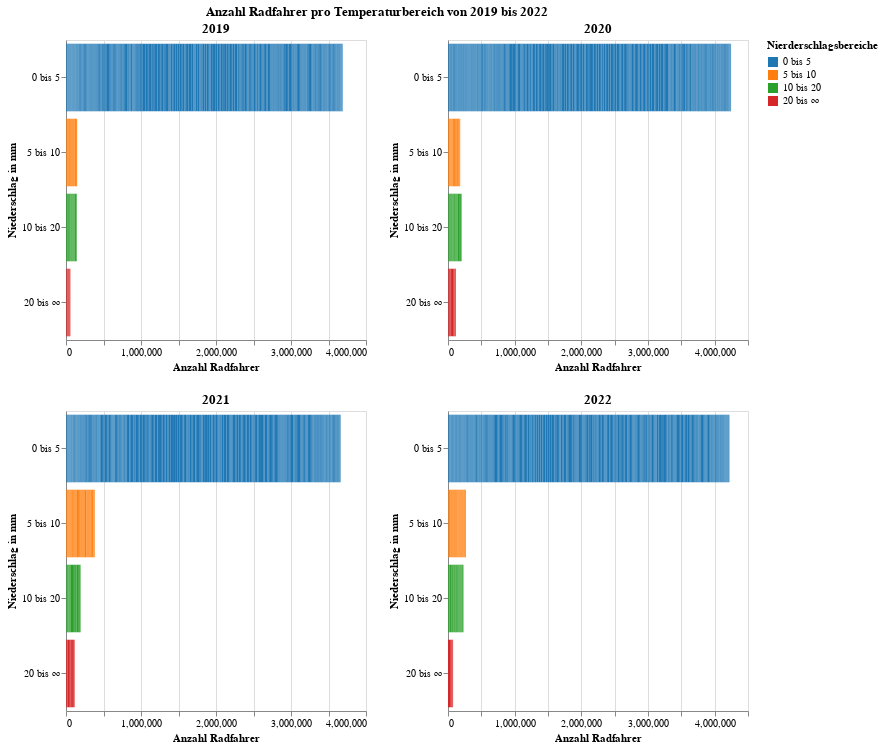

The code cell stored with this chart in its notebook:
### Code cell
def create_charts(file_paths):
    # Daten für alle Jahre kombinieren
    data = df_summed

    # Konvertiere 'niederschlag' zu numerischem Datentyp
    data['niederschlag'] = pd.to_numeric(data['niederschlag'], errors='coerce')

    # Bins für die Temperatur erstellen
    temperature_bins = [0, 5, 10, 20, float('inf')]
    temperature_labels = ['0 bis 5', '5 bis 10', '10 bis 20', '20 bis ∞']

    # Daten in Bins einteilen
    data['Niederschlag Bin'] = pd.cut(data['niederschlag'], bins=temperature_bins, labels=temperature_labels, right=False)

    # Konvertiere 'datum' zu einem Datetime-Wert
    data['datum'] = pd.to_datetime(data['datum'], errors='coerce')

    # Erstelle Diagramme für jedes Jahr
    charts = []

    for year in [2019, 2020, 2021, 2022]:  # Ändere die Jahre entsprechend deiner Daten
        year_data = data[data['datum'].dt.year == year]
        chart = alt.Chart(year_data).mark_bar().encode(
            alt.Y('Niederschlag Bin:N', title='Niederschlag in mm', sort=temperature_labels),
            alt.X('gesamt:Q', title='Anzahl Radfahrer'),
            color=alt.Color('Niederschlag Bin:N', legend=alt.Legend(title='Nierderschlagsbereiche'), sort=temperature_labels).scale(scheme="category10"),
            tooltip=['Niederschlag Bin:N', 'gesamt:Q']
        ).properties(
            title=f'{year}',
            width=300,  # Reduziere die Breite der Diagramme, um Platz für beide zu schaffen
            height=300
        )

        charts.append(chart)

    # Diagramme nebeneinander anzeigen
    combined_chart = alt.vconcat(
        alt.hconcat(charts[0], charts[1],
            title=alt.TitleParams(
            text='Anzahl Radfahrer pro Temperaturbereich von 2019 bis 2022',
            align='center',
            anchor='middle'
            ),       
                   ),
        alt.hconcat(charts[2], charts[3])
    ).resolve_scale(x='independent')

    return combined_chart

chart = create_charts(file_paths)

chart

### Figure 1 — Vega specification as saved in the notebook (floating-point values rounded to 4 significant figures; data arrays with more than 128 entries replaced by an {"elided": "..."} marker saying what was removed)
{"$schema": "https://vega.github.io/schema/vega/v5.json", "data": [{"name": "source_0"}, {"name": "data_0", "values": {"elided": "365 records"}}, {"name": "source_1"}, {"name": "data_1", "values": {"elided": "366 records"}}, {"name": "source_2"}, {"name": "data_2", "values": {"elided": "365 records"}}, {"name": "source_3"}, {"name": "data_3", "values": {"elided": "365 records"}}, {"name": "source_0_color_domain_Niederschlag Bin_0", "values": [{"Niederschlag Bin": "0 bis 5", "sort_field": 0.0}, {"Niederschlag Bin": "5 bis 10", "sort_field": 1.0}, {"Niederschlag Bin": "20 bis ∞", "sort_field": 3.0}, {"Niederschlag Bin": "10 bis 20", "sort_field": 2.0}]}, {"name": "source_1_color_domain_Niederschlag Bin_1", "values": [{"Niederschlag Bin": "0 bis 5", "sort_field": 0.0}, {"Niederschlag Bin": "10 bis 20", "sort_field": 2.0}, {"Niederschlag Bin": "20 bis ∞", "sort_field": 3.0}, {"Niederschlag Bin": "5 bis 10", "sort_field": 1.0}]}, {"name": "source_2_color_domain_Niederschlag Bin_2", "values": [{"Niederschlag Bin": "0 bis 5", "sort_field": 0.0}, {"Niederschlag Bin": "10 bis 20", "sort_field": 2.0}, {"Niederschlag Bin": "5 bis 10", "sort_field": 1.0}, {"Niederschlag Bin": "20 bis ∞", "sort_field": 3.0}]}, {"name": "source_3_color_domain_Niederschlag Bin_3", "values": [{"Niederschlag Bin": "0 bis 5", "sort_field": 0.0}, {"Niederschlag Bin": "10 bis 20", "sort_field": 2.0}, {"Niederschlag Bin": "5 bis 10", "sort_field": 1.0}, {"Niederschlag Bin": "20 bis ∞", "sort_field": 3.0}]}, {"name": "source_0_concat_0_concat_0_y_domain_Niederschlag Bin", "values": [{"Niederschlag Bin": "0 bis 5", "sort_field": 0.0}, {"Niederschlag Bin": "5 bis 10", "sort_field": 1.0}, {"Niederschlag Bin": "20 bis ∞", "sort_field": 3.0}, {"Niederschlag Bin": "10 bis 20", "sort_field": 2.0}]}, {"name": "source_1_concat_0_concat_1_y_domain_Niederschlag Bin", "values": [{"Niederschlag Bin": "0 bis 5", "sort_field": 0.0}, {"Niederschlag Bin": "10 bis 20", "sort_field": 2.0}, {"Niederschlag Bin": "20 bis ∞", "sort_field": 3.0}, {"Niederschlag Bin": "5 bis 10", "sort_field": 1.0}]}, {"name": "source_2_concat_1_concat_0_y_domain_Niederschlag Bin", "values": [{"Niederschlag Bin": "0 bis 5", "sort_field": 0.0}, {"Niederschlag Bin": "10 bis 20", "sort_field": 2.0}, {"Niederschlag Bin": "5 bis 10", "sort_field": 1.0}, {"Niederschlag Bin": "20 bis ∞", "sort_field": 3.0}]}, {"name": "source_3_concat_1_concat_1_y_domain_Niederschlag Bin", "values": [{"Niederschlag Bin": "0 bis 5", "sort_field": 0.0}, {"Niederschlag Bin": "10 bis 20", "sort_field": 2.0}, {"Niederschlag Bin": "5 bis 10", "sort_field": 1.0}, {"Niederschlag Bin": "20 bis ∞", "sort_field": 3.0}]}], "signals": [{"name": "childHeight", "value": 300}, {"name": "concat_0_childWidth", "value": 300}, {"name": "concat_1_childWidth", "value": 300}], "marks": [{"type": "group", "name": "concat_0_group", "marks": [{"type": "group", "name": "concat_0_concat_0_group", "encode": {"update": {"width": {"signal": "concat_0_childWidth"}, "height": {"signal": "childHeight"}}}, "marks": [{"type": "rect", "name": "concat_0_concat_0_marks", "from": {"data": "data_0"}, "encode": {"update": {"x2": {"field": "gesamt_start", "scale": "concat_0_concat_0_x"}, "y": {"field": "Niederschlag Bin", "scale": "concat_0_concat_0_y"}, "height": {"signal": "max(0.25, bandwidth('concat_0_concat_0_y'))"}, "tooltip": {"signal": "{\"Niederschlag Bin\": isValid(datum[\"Niederschlag Bin\"]) ? datum[\"Niederschlag Bin\"] : \"\"+datum[\"Niederschlag Bin\"], \"gesamt\": format(datum[\"gesamt\"], \"\")}"}, "description": {"signal": "\"Anzahl Radfahrer: \" + (format(datum[\"gesamt\"], \"\")) + \"; Niederschlag in mm: \" + (isValid(datum[\"Niederschlag Bin\"]) ? datum[\"Niederschlag Bin\"] : \"\"+datum[\"Niederschlag Bin\"]) + \"; Niederschlag Bin: \" + (isValid(datum[\"Niederschlag Bin\"]) ? datum[\"Niederschlag Bin\"] : \"\"+datum[\"Niederschlag Bin\"]) + \"; gesamt: \" + (format(datum[\"gesamt\"], \"\"))"}, "fill": {"field": "Niederschlag Bin", "scale": "color"}, "ariaRoleDescription": {"value": "bar"}, "x": {"field": "gesamt_end", "scale": "concat_0_concat_0_x"}}}, "style": ["bar"]}], "axes": [{"scale": "concat_0_concat_0_x", "ticks": false, "aria": false, "grid": true, "minExtent": 0, "domain": false, "labels": false, "maxExtent": 0, "gridScale": "concat_0_concat_0_y", "orient": "bottom", "tickCount": {"signal": "ceil(concat_0_childWidth/40)"}, "zindex": 0}, {"scale": "concat_0_concat_0_x", "orient": "bottom", "grid": false, "tickCount": {"signal": "ceil(concat_0_childWidth/40)"}, "title": "Anzahl Radfahrer", "labelFlush": true, "labelOverlap": true, "zindex": 0}, {"scale": "concat_0_concat_0_y", "zindex": 0, "title": "Niederschlag in mm", "orient": "left", "grid": false}], "title": {"text": "2019", "frame": "group"}, "style": "cell"}, {"type": "group", "name": "concat_0_concat_1_group", "encode": {"update": {"height": {"signal": "childHeight"}, "width": {"signal": "concat_0_childWidth"}}}, "marks": [{"type": "rect", "name": "concat_0_concat_1_marks", "from": {"data": "data_1"}, "encode": {"update": {"fill": {"field": "Niederschlag Bin", "scale": "color"}, "description": {"signal": "\"Anzahl Radfahrer: \" + (format(datum[\"gesamt\"], \"\")) + \"; Niederschlag in mm: \" + (isValid(datum[\"Niederschlag Bin\"]) ? datum[\"Niederschlag Bin\"] : \"\"+datum[\"Niederschlag Bin\"]) + \"; Niederschlag Bin: \" + (isValid(datum[\"Niederschlag Bin\"]) ? datum[\"Niederschlag Bin\"] : \"\"+datum[\"Niederschlag Bin\"]) + \"; gesamt: \" + (format(datum[\"gesamt\"], \"\"))"}, "ariaRoleDescription": {"value": "bar"}, "y": {"field": "Niederschlag Bin", "scale": "concat_0_concat_1_y"}, "x": {"field": "gesamt_end", "scale": "concat_0_concat_1_x"}, "height": {"signal": "max(0.25, bandwidth('concat_0_concat_1_y'))"}, "tooltip": {"signal": "{\"Niederschlag Bin\": isValid(datum[\"Niederschlag Bin\"]) ? datum[\"Niederschlag Bin\"] : \"\"+datum[\"Niederschlag Bin\"], \"gesamt\": format(datum[\"gesamt\"], \"\")}"}, "x2": {"field": "gesamt_start", "scale": "concat_0_concat_1_x"}}}, "style": ["bar"]}], "axes": [{"scale": "concat_0_concat_1_x", "tickCount": {"signal": "ceil(concat_0_childWidth/40)"}, "grid": true, "orient": "bottom", "aria": false, "domain": false, "maxExtent": 0, "ticks": false, "labels": false, "zindex": 0, "gridScale": "concat_0_concat_1_y", "minExtent": 0}, {"scale": "concat_0_concat_1_x", "labelFlush": true, "title": "Anzahl Radfahrer", "zindex": 0, "labelOverlap": true, "orient": "bottom", "grid": false, "tickCount": {"signal": "ceil(concat_0_childWidth/40)"}}, {"scale": "concat_0_concat_1_y", "orient": "left", "title": "Niederschlag in mm", "grid": false, "zindex": 0}], "title": {"text": "2020", "frame": "group"}, "style": "cell"}], "title": {"text": "Anzahl Radfahrer pro Temperaturbereich von 2019 bis 2022", "anchor": "middle", "align": "center"}, "layout": {"padding": 20, "bounds": "full", "align": "each"}}, {"type": "group", "name": "concat_1_group", "marks": [{"type": "group", "name": "concat_1_concat_0_group", "encode": {"update": {"height": {"signal": "childHeight"}, "width": {"signal": "concat_1_childWidth"}}}, "marks": [{"type": "rect", "name": "concat_1_concat_0_marks", "from": {"data": "data_2"}, "encode": {"update": {"tooltip": {"signal": "{\"Niederschlag Bin\": isValid(datum[\"Niederschlag Bin\"]) ? datum[\"Niederschlag Bin\"] : \"\"+datum[\"Niederschlag Bin\"], \"gesamt\": format(datum[\"gesamt\"], \"\")}"}, "description": {"signal": "\"Anzahl Radfahrer: \" + (format(datum[\"gesamt\"], \"\")) + \"; Niederschlag in mm: \" + (isValid(datum[\"Niederschlag Bin\"]) ? datum[\"Niederschlag Bin\"] : \"\"+datum[\"Niederschlag Bin\"]) + \"; Niederschlag Bin: \" + (isValid(datum[\"Niederschlag Bin\"]) ? datum[\"Niederschlag Bin\"] : \"\"+datum[\"Niederschlag Bin\"]) + \"; gesamt: \" + (format(datum[\"gesamt\"], \"\"))"}, "ariaRoleDescription": {"value": "bar"}, "fill": {"field": "Niederschlag Bin", "scale": "color"}, "x": {"field": "gesamt_end", "scale": "concat_1_concat_0_x"}, "y": {"field": "Niederschlag Bin", "scale": "concat_1_concat_0_y"}, "x2": {"field": "gesamt_start", "scale": "concat_1_concat_0_x"}, "height": {"signal": "max(0.25, bandwidth('concat_1_concat_0_y'))"}}}, "style": ["bar"]}], "axes": [{"scale": "concat_1_concat_0_x", "gridScale": "concat_1_concat_0_y", "labels": false, "grid": true, "orient": "bottom", "minExtent": 0, "domain": false, "maxExtent": 0, "zindex": 0, "aria": false, "ticks": false, "tickCount": {"signal": "ceil(concat_1_childWidth/40)"}}, {"scale": "concat_1_concat_0_x", "orient": "bottom", "title": "Anzahl Radfahrer", "labelFlush": true, "tickCount": {"signal": "ceil(concat_1_childWidth/40)"}, "zindex": 0, "labelOverlap": true, "grid": false}, {"scale": "concat_1_concat_0_y", "title": "Niederschlag in mm", "orient": "left", "zindex": 0, "grid": false}], "title": {"text": "2021", "frame": "group"}, "style": "cell"}, {"type": "group", "name": "concat_1_concat_1_group", "encode": {"update": {"width": {"signal": "concat_1_childWidth"}, "height": {"signal": "childHeight"}}}, "marks": [{"type": "rect", "name": "concat_1_concat_1_marks", "from": {"data": "data_3"}, "encode": {"update": {"ariaRoleDescription": {"value": "bar"}, "y": {"field": "Niederschlag Bin", "scale": "concat_1_concat_1_y"}, "x": {"field": "gesamt_end", "scale": "concat_1_concat_1_x"}, "x2": {"field": "gesamt_start", "scale": "concat_1_concat_1_x"}, "tooltip": {"signal": "{\"Niederschlag Bin\": isValid(datum[\"Niederschlag Bin\"]) ? datum[\"Niederschlag Bin\"] : \"\"+datum[\"Niederschlag Bin\"], \"gesamt\": format(datum[\"gesamt\"], \"\")}"}, "description": {"signal": "\"Anzahl Radfahrer: \" + (format(datum[\"gesamt\"], \"\")) + \"; Niederschlag in mm: \" + (isValid(datum[\"Niederschlag Bin\"]) ? datum[\"Niederschlag Bin\"] : \"\"+datum[\"Niederschlag Bin\"]) + \"; Niederschlag Bin: \" + (isValid(datum[\"Niederschlag Bin\"]) ? datum[\"Niederschlag Bin\"] : \"\"+datum[\"Niederschlag Bin\"]) + \"; gesamt: \" + (format(datum[\"gesamt\"], \"\"))"}, "fill": {"field": "Niederschlag Bin", "scale": "color"}, "height": {"signal": "max(0.25, bandwidth('concat_1_concat_1_y'))"}}}, "style": ["bar"]}], "axes": [{"scale": "concat_1_concat_1_x", "ticks": false, "tickCount": {"signal": "ceil(concat_1_childWidth/40)"}, "aria": false, "labels": false, "domain": false, "maxExtent": 0, "minExtent": 0, "zindex": 0, "orient": "bottom", "gridScale": "concat_1_concat_1_y", "grid": true}, {"scale": "concat_1_concat_1_x", "labelFlush": true, "title": "Anzahl Radfahrer", "tickCount": {"signal": "ceil(concat_1_childWidth/40)"}, "labelOverlap": true, "zindex": 0, "orient": "bottom", "grid": false}, {"scale": "concat_1_concat_1_y", "orient": "left", "grid": false, "title": "Niederschlag in mm", "zindex": 0}], "title": {"text": "2022", "frame": "group"}, "style": "cell"}], "layout": {"padding": 20, "bounds": "full", "align": "each"}}], "scales": [{"name": "color", "type": "ordinal", "domain": {"fields": [{"data": "source_0_color_domain_Niederschlag Bin_0", "field": "Niederschlag Bin"}, {"data": "source_1_color_domain_Niederschlag Bin_1", "field": "Niederschlag Bin"}, {"data": "source_2_color_domain_Niederschlag Bin_2", "field": "Niederschlag Bin"}, {"data": "source_3_color_domain_Niederschlag Bin_3", "field": "Niederschlag Bin"}], "sort": {"op": "max", "field": "sort_field"}}, "range": {"scheme": "category10"}}, {"name": "concat_0_concat_0_x", "type": "linear", "domain": {"data": "data_0", "fields": ["gesamt_start", "gesamt_end"]}, "range": [0, {"signal": "concat_0_childWidth"}], "nice": true, "zero": true}, {"name": "concat_0_concat_0_y", "type": "band", "domain": {"data": "source_0_concat_0_concat_0_y_domain_Niederschlag Bin", "field": "Niederschlag Bin", "sort": {"op": "max", "field": "sort_field"}}, "range": [0, {"signal": "childHeight"}], "paddingInner": 0.1, "paddingOuter": 0.05}, {"name": "concat_0_concat_1_x", "type": "linear", "domain": {"data": "data_1", "fields": ["gesamt_start", "gesamt_end"]}, "range": [0, {"signal": "concat_0_childWidth"}], "nice": true, "zero": true}, {"name": "concat_0_concat_1_y", "type": "band", "domain": {"data": "source_1_concat_0_concat_1_y_domain_Niederschlag Bin", "field": "Niederschlag Bin", "sort": {"op": "max", "field": "sort_field"}}, "range": [0, {"signal": "childHeight"}], "paddingInner": 0.1, "paddingOuter": 0.05}, {"name": "concat_1_concat_0_x", "type": "linear", "domain": {"data": "data_2", "fields": ["gesamt_start", "gesamt_end"]}, "range": [0, {"signal": "concat_1_childWidth"}], "nice": true, "zero": true}, {"name": "concat_1_concat_0_y", "type": "band", "domain": {"data": "source_2_concat_1_concat_0_y_domain_Niederschlag Bin", "field": "Niederschlag Bin", "sort": {"op": "max", "field": "sort_field"}}, "range": [0, {"signal": "childHeight"}], "paddingOuter": 0.05, "paddingInner": 0.1}, {"name": "concat_1_concat_1_x", "type": "linear", "domain": {"data": "data_3", "fields": ["gesamt_start", "gesamt_end"]}, "range": [0, {"signal": "concat_1_childWidth"}], "nice": true, "zero": true}, {"name": "concat_1_concat_1_y", "type": "band", "domain": {"data": "source_3_concat_1_concat_1_y_domain_Niederschlag Bin", "field": "Niederschlag Bin", "sort": {"op": "max", "field": "sort_field"}}, "range": [0, {"signal": "childHeight"}], "paddingOuter": 0.05, "paddingInner": 0.1}], "layout": {"padding": 20, "columns": 1, "bounds": "full", "align": "each"}, "padding": 5, "background": "white", "legends": [{"title": "Nierderschlagsbereiche", "fill": "color", "symbolType": "square"}]}
